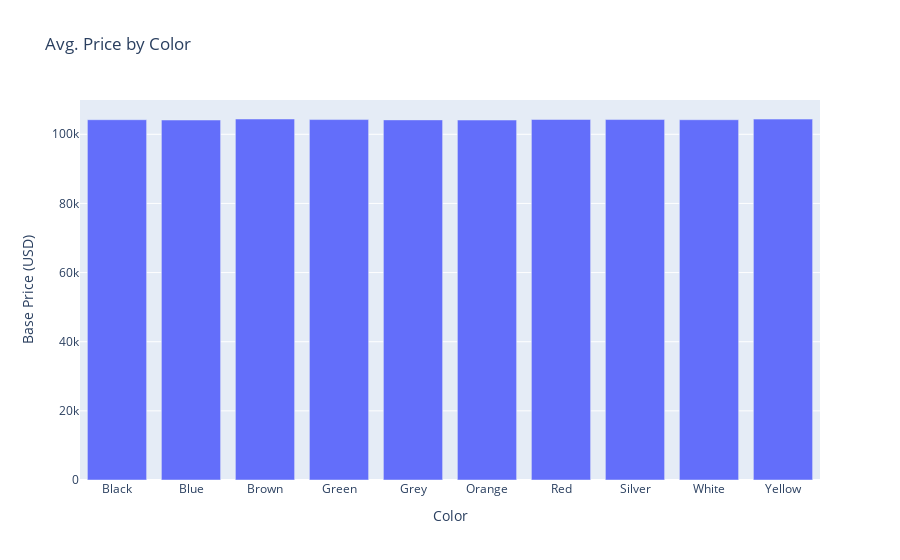

Notebook cell for this chart:
### Code cell
# Color vs Price & Sales
color_price = df.groupby('Color')['Base Price (USD)'].mean().reset_index()

fig = px.bar(
    color_price,
    x = 'Color',
    y = 'Base Price (USD)',
    title = 'Avg. Price by Color'
)
fig.show()

print('---' * 20)
print(round(color_price))

### Figure 1 — Plotly figure (JSON) as saved in the notebook; plotly's stock layout.template omitted (floating-point values rounded to 4 significant figures)
{"data": [{"hovertemplate": "Color=%{x}<br>Base Price (USD)=%{y}<extra></extra>", "legendgroup": "", "marker": {"color": "#636efa", "pattern": {"shape": ""}}, "name": "", "orientation": "v", "showlegend": false, "textposition": "auto", "type": "bar", "x": ["Black", "Blue", "Brown", "Green", "Grey", "Orange", "Red", "Silver", "White", "Yellow"], "xaxis": "x", "y": [104200.0, 104100.0, 104400.0, 104300.0, 104200.0, 104100.0, 104300.0, 104300.0, 104200.0, 104400.0], "yaxis": "y"}], "layout": {"barmode": "relative", "legend": {"tracegroupgap": 0}, "title": {"text": "Avg. Price by Color"}, "xaxis": {"anchor": "y", "domain": [0, 1], "title": {"text": "Color"}}, "yaxis": {"anchor": "x", "domain": [0, 1], "title": {"text": "Base Price (USD)"}}}}
